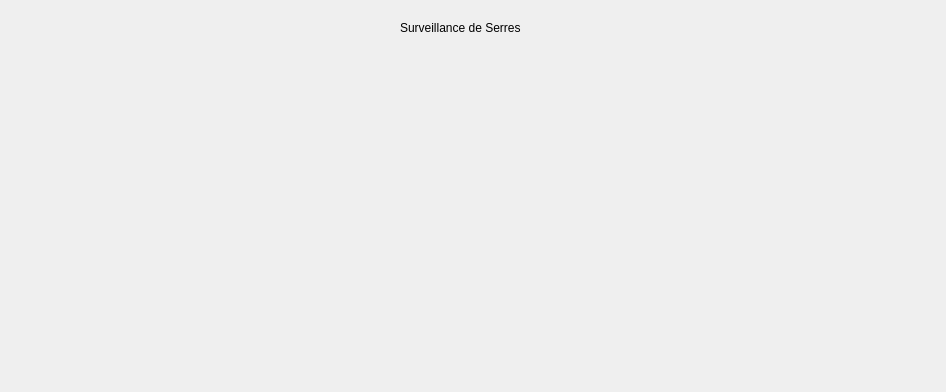
<?xml version="1.0" encoding="UTF-8"?>
<ui version="4.0">
 <class>VuePrincipale</class>
 <widget class="QWidget" name="VuePrincipale">
  <property name="geometry">
   <rect>
    <x>0</x>
    <y>0</y>
    <width>946</width>
    <height>392</height>
   </rect>
  </property>
  <property name="windowTitle">
   <string>VuePrincipale</string>
  </property>
  <widget class="QWidget" name="horizontalLayoutWidget">
   <property name="geometry">
    <rect>
     <x>10</x>
     <y>50</y>
     <width>301</width>
     <height>111</height>
    </rect>
   </property>
   <layout class="QHBoxLayout" name="meteo"/>
  </widget>
  <widget class="QWidget" name="horizontalLayoutWidget_2">
   <property name="geometry">
    <rect>
     <x>10</x>
     <y>180</y>
     <width>921</width>
     <height>201</height>
    </rect>
   </property>
   <layout class="QHBoxLayout" name="serre"/>
  </widget>
  <widget class="QLabel" name="label">
   <property name="geometry">
    <rect>
     <x>400</x>
     <y>20</y>
     <width>161</width>
     <height>16</height>
    </rect>
   </property>
   <property name="text">
    <string>Surveillance de Serres</string>
   </property>
  </widget>
 </widget>
 <resources/>
 <connections/>
</ui>
